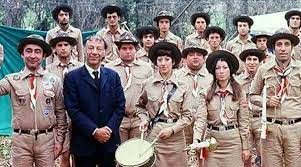
#> input picture Ders-8/Hababam.jpg, 301 x 167 px
$ python belliBolgeyiDikdortgenIcineAlma.py
#> lines starting #> are read from the running program, lines starting #| are printed output that depends on the picture; after the words box and inside, x2 and y2 are one past the last pixel; in counts of white or black regions, pixels touching at a corner belong together
import cv2
import numpy as np

resim = cv2.imread("Hababam.jpg")
#> resim is the input picture: shape (167, 301, 3); mean B, G, R 123.6, 125.2, 134.7

cv2.rectangle(resim, (75,75), (115,30), [0,0,255], 1)
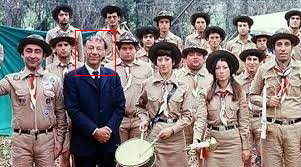
#> resim: shape (167, 301, 3); 0.34% of pixels changed, all inside (x1, y1, x2, y2) = (75, 30, 116, 76)
#resim, sol alt(önce x sonra y), sağ üst, renk, kalınlık

print(resim[50,50])
#| [14 16 34]
#BGR değerini verir. y ekseni x ekseni.

cv2.imshow("hababam sinifi", resim)

#Bir resimde belli bir noktayı kare içine almak istersek sol alt köşesinin
#ve sağ üst köşesinin koordinatlarını alırız.

cv2.waitKey(0)
cv2.destroyAllWindows()
